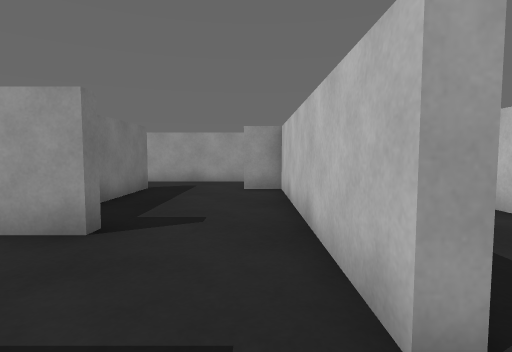
view 1 (above)

17 first-person views from a walk through a 3-D level made in the Unity game engine. The camera is 0.55 m above the floor, tilts 4° down and sees 80° across. The floor is counted in squares, 0.5 m on a side. Each view is taken from the middle of a square. On the plan, view 1 faces up. The plan holds only what a view shows up to about 12 squares ahead; the rest is blank. The player character is not drawn.

view 2
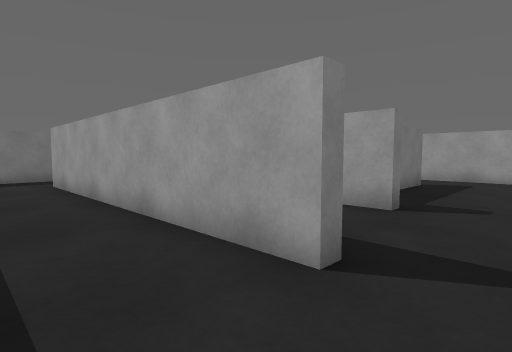

view 3
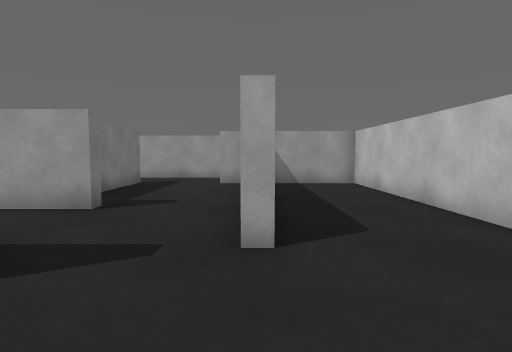

view 4
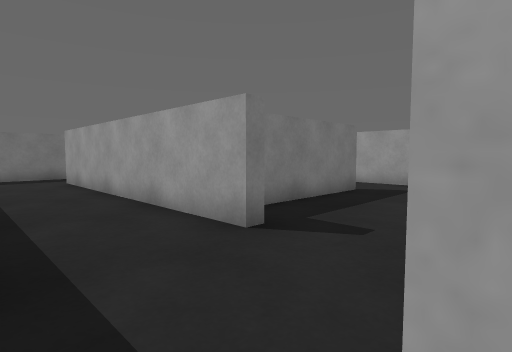

view 5
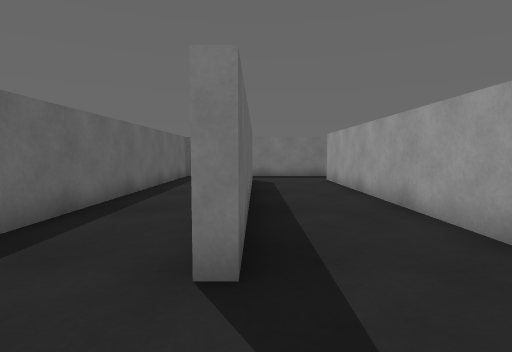

view 6
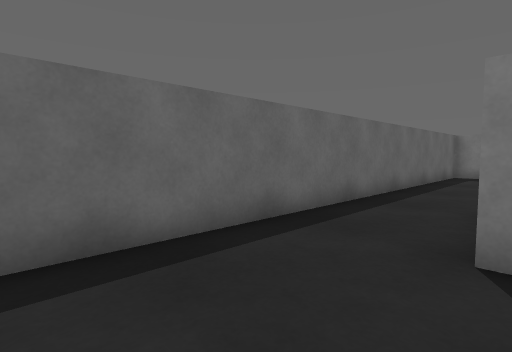

view 7
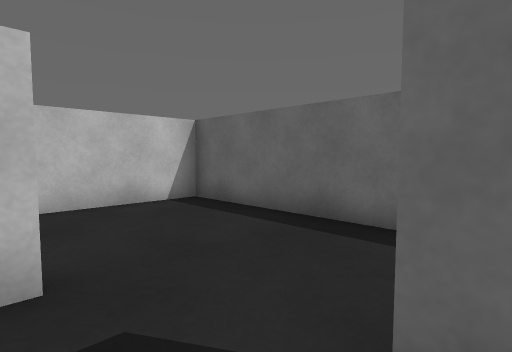

view 8
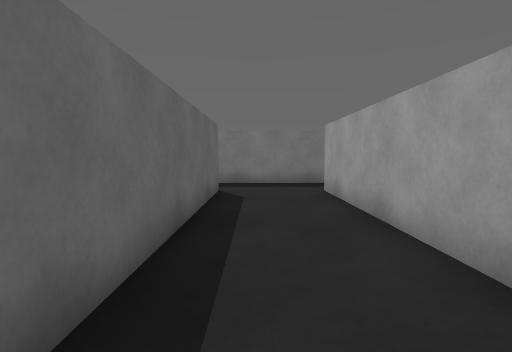

view 9
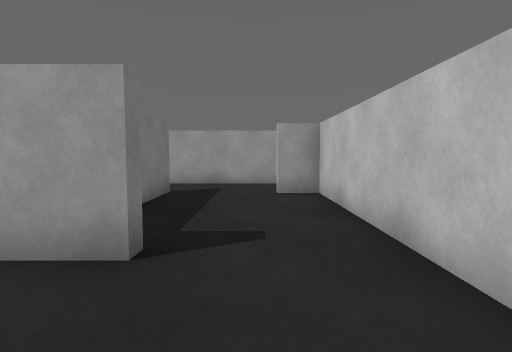

view 10
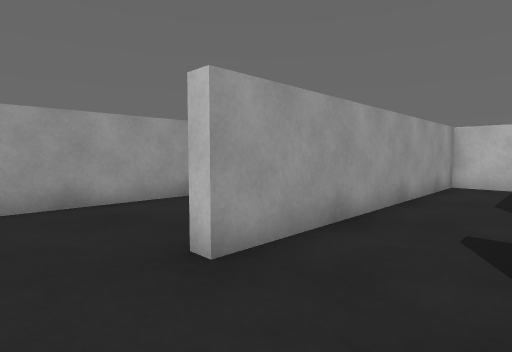

view 11
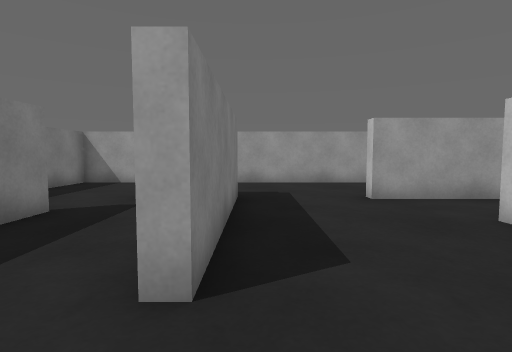

view 12
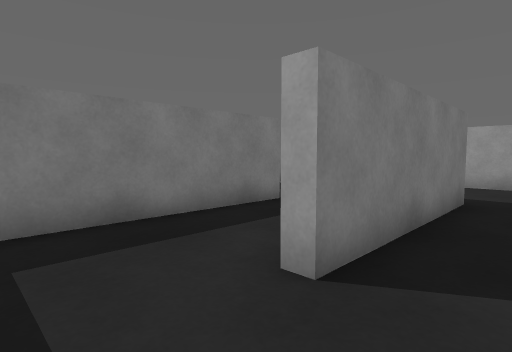

view 13
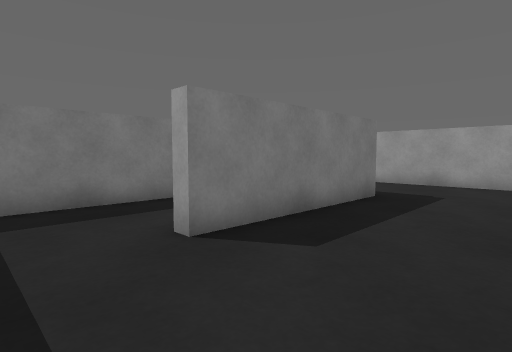

view 14
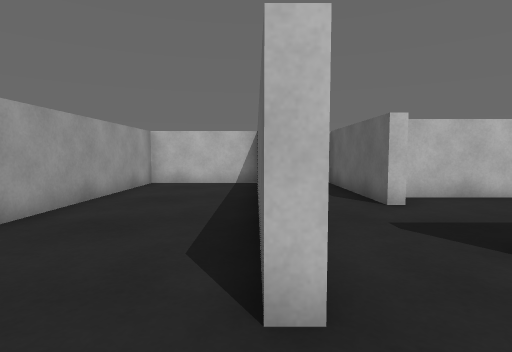

view 15
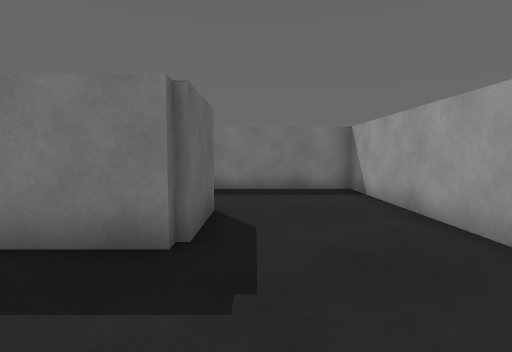

view 16
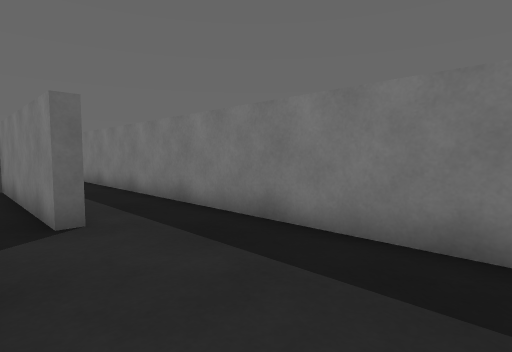

view 17
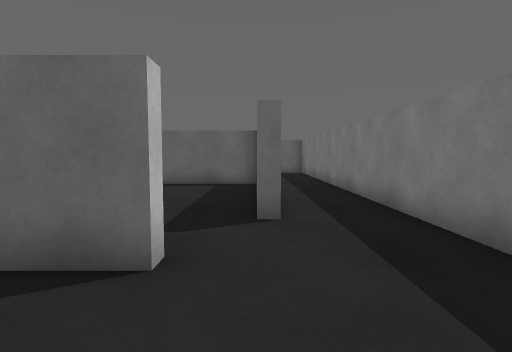

### Floor plan
Points are (right, up) in squares from view 1. A wall is a line through its corners. A room is listed if a view was taken in it or the views show most of it. See-through windows are left out.
Room 1 (views 1, 2, 3, 4, 5, 6, 9)
walls: (-1.6, 0.9) (-1.6, 0.5) (-12.4, 0.5); (1.2, 1.5) (0.8, 1.5); (4.8, 2.5) (4.8, 9.7) (1.6, 9.7); (-11.5, -2.5) (4.8, -2.5) (4.8, 1); (-14.8, 1.4) (-14.8, -0.8)
ways out: opening at (-13.5, 1) to room 2; opening at (-0.5, 1) to room 2
Room 2 (views 7, 8)
walls: (-2.3, 4.6) (-2.3, 4.1) (-12.5, 4.1); (-3.6, 10.1) (-3.6, 5.8); (0.8, 1.5) (0.8, 9.7) (-0.4, 9.7) (-0.4, 10.1) (4.8, 10.1) (4.8, 12.5) (-5.1, 12.5); (-12.4, 0.9) (-1.6, 0.9); (-14.8, 3.4) (-14.8, 1.4)
ways out: opening at (-13.5, 1) to room 1; opening at (-0.5, 1) to room 1; opening at (-13.5, 3) to room 3; opening at (-4, 11.5) to room 3
Room 3 (views 10, 11, 12, 13, 14, 15, 16, 17)
walls: (-8.9, 13) (-8.5, 13) (-8.5, 7.2) (-9, 7.2); (-5.1, 12.5) (-5.1, 13) (-2.1, 13); (-11, 12.8) (-11, 13.2) (-8.8, 13.2); (-12.5, 10.9) (-12, 10.9) (-12, 4.5) (-8.4, 4.5); (4.8, 12.9) (4.8, 17) (-14.8, 17) (-14.8, 3.4)
ways out: opening at (-13.5, 3) to room 2; opening at (-4, 11.5) to room 2

Where each view was taken, in squares from view 1:
view 1: 0 up, 0 right, facing up
view 2: 2 down, 0 right, facing up-left
view 3: 2 down, 1 right, facing up
view 4: 1 up, 1 right, facing up-left
view 5: 1 up, 1 right, facing left
view 6: 1 up, 2 right, facing down-left
view 7: 2 up, 2 left, facing down-right
view 8: 2 up, 3 left, facing left
view 9: 1 up, 1 left, facing up
view 10: 10 up, 7 left, facing up-right
view 11: 5 up, 8 left, facing up
view 12: 5 up, 7 left, facing up-left
view 13: 5 up, 5 left, facing up-left
view 14: 13 up, 7 left, facing right
view 15: 14 up, 5 left, facing left
view 16: 16 up, 11 left, facing down-left
view 17: 16 up, 12 left, facing down
